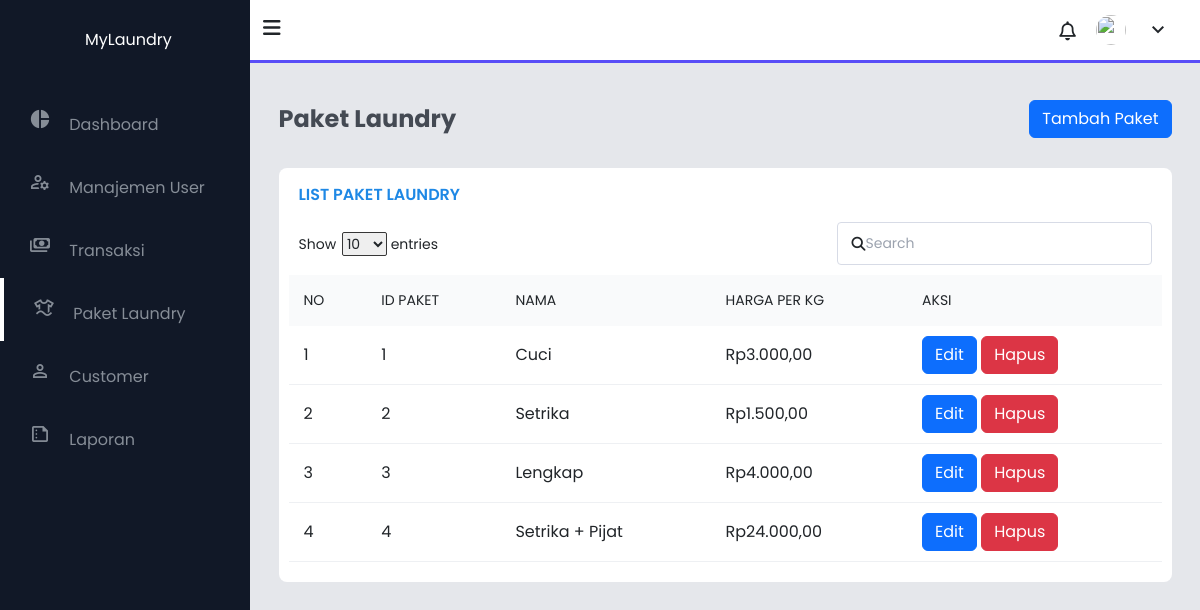
The app's page /Paket.php (signed in) with its own data.
### tables this page shows
CREATE TABLE `paket_laundry` (
  `kategori` varchar(100) NOT NULL,
  `harga` int(10) NOT NULL,
  `id_paket` int(10) NOT NULL
);

### Helper/functions.php (called while the page is built, shortened)
<?php
function rupiah($angka)
{
    $hasil_rupiah = "Rp" . number_format($angka, 2, ',', '.');
    return $hasil_rupiah;
}

### Paket.php (the view, shortened to what this page needs)
<?php
require_once "Helper/functions.php";
$conn = getConnection();
$sql = "SELECT * FROM paket_laundry;";
$hasil = $conn->query($sql);
$no = 1;
?>
<!DOCTYPE html>
<html lang="en">
<head>
  <link rel="stylesheet" href="https://cdnjs.cloudflare.com/ajax/libs/font-awesome/6.2.1/css/all.min.css" />
  <link href="https://cdn.jsdelivr.net/npm/bootstrap@5.2.3/dist/css/bootstrap.min.css" rel="stylesheet" />
  <script src="https://cdn.tailwindcss.com"></script>
  <link rel="stylesheet" href="paket.css" />
  <link rel="stylesheet" href="https://cdnjs.cloudflare.com/ajax/libs/limonte-sweetalert2/11.6.15/sweetalert2.min.css">
</head>
<body>
  <section id="menu">
    <div class="logo">
      <h2>MyLaundry</h2>
    </div>
    <div class="items">
      <li onclick="pindahPage('dashboard.php')">
        <span class="material-icons"> pie_chart </span>
        <a class="menu-text">Dashboard</a>
      </li>
      <li id="manajemen-li" onclick="dropManajemen()">
        <span class="material-symbols-outlined"> manage_accounts </span>
        <a class="menu-text">Manajemen User</a>
      </li>
      <li onclick="pindahPage('Transaksi.php')" id="transaksi-li">
        <span class="material-symbols-outlined"> payments </span>
        <a class="menu-text">Transaksi</a>
      </li>
      <li onclick="pindahPage('Paket.php')">
        <span class="material-symbols-outlined"> laundry </span>
        <a class="menu-text">Paket Laundry</a>
      </li>
      <li onclick="pindahPage('Customer.php')">
        <span class="material-symbols-outlined"> person </span>
        <a class="menu-text">Customer</a>
      </li>
      <li onclick="pindahPage('BuatLaporan.php')">
        <span class="material-symbols-outlined"> summarize </span>
        <a class="menu-text">Laporan</a>
      </li>
    </div>
  </section>
  <section id="interface">
    <div class="navigation">
      <div class="n1">
        <i id="slide-bar" class="fa-solid fa-bars"></i>
      </div>
      <div class="profile">
        <i class="fa fa-bell"> </i>
        <img src="org1.jpeg" alt="" />
        <span class="material-symbols-outlined" onclick="toggleMenu()">
        </span>
      </div>
    </div>
    <div class="transaksi-tambah">
      <h3 class="i-name">Paket Laundry</h3>
      <button type="button" data-bs-toggle="modal" data-bs-target="#newPaketModal" class="btn btn-outline-primary active aksi-btn tambah-btn aksi-btn">
        Tambah Paket
      </button>
    </div>
    <div class="board">
      <p id="p-order">List Paket Laundry</p>
      <div class="show-search">
        <div class="show-entries">
          <label id="show" for="">Show</label>
          <select name="jumlah-data" id="jumlah-data">
            <option value="10">10</option>
          </select>
          <label id="show" for="">entries</label>
        </div>
        <div class="search">
          <i class="fa fa-search"></i>
          <input type="text" placeholder="Search" name="" id="" />
        </div>
      </div>
      <table width="100%">
        <thead>
          <tr>
            <td>No</td>
            <td>ID Paket</td>
            <td>Nama</td>
            <td>Harga per kg</td>
            <td>Aksi</td>
          </tr>
        </thead>
        <tbody>
          <?php foreach ($hasil as $row) { ?>
            <tr>
              <td><?php echo $no;
                  $no++;
                  ?></td>
              <td><?= $row['id_paket'] ?></td>
              <td><?= $row['kategori'] ?></td>
              <td><?= rupiah($row['harga']) ?></td>
              <td>
                <button type="button" id="<?= $row['id_paket'] ?>" class="btn btn-outline-primary active aksi-btn edit">
                  Edit
                </button>
                <button type="button" id="<?= $row['id_paket'] ?>" class=" btn btn-outline-danger active aksi-btn font-kecil hapus">
                  Hapus
                </button>
              </td>
            </tr>
          <?php } ?>
          <td class="people"></td>
        </tbody>
      </table>
    </div>
  </section>
</body>
</html>

### paket.css (style rules this page uses)
* { margin: 0; padding: 0; box-sizing: border-box; font-family: "Poppins", sans-serif; }
body { width: 100%; background: #e5e7eb; position: relative; display: flex; }
#menu { background-color: #111827; width: 250px; height: 100%; position: fixed; top: 0; left: 0; transition: 0.3s ease; }
#menu .logo { display: flex; align-items: center; align-content: center; color: #fff; padding: 30px 0 0 30px; }
#menu .items { margin-top: 40px; }
#menu .items li { list-style: none; padding: 15px 0; transition: 0.3s ease; }
#menu .items li:nth-child(4) { z-index: 1; position: relative; }
#menu .items li:nth-child(5) { border-left: 4px solid #fff; }
#menu .items li span { color: rgb(134, 141, 151); width: 30px; height: 20px; line-height: 30px; text-align: center; font-size: 22px; margin: 0 10px 0 25px; }
#menu .items li a { text-decoration: none; color: rgb(134, 141, 151); font-weight: 300px; transition: 0.3s ease; }
#interface { width: calc(100% - 250px); margin-left: 250px; position: relative; transition: 0.3s ease; }
#interface .navigation { display: flex; align-items: center; justify-content: space-between; background-color: #fff; padding: 15px 30px; padding-left: 13px; border-bottom: 3px solid #594ef7; position: fixed; width: calc(100% - 250px); transition: 0.3s ease; }
.material-symbols-outlined:hover, .n1 i { cursor: pointer; }
.n1 .fa-solid { font-size: 20px; }
.search { display: flex; justify-content: flex-start; align-items: center; padding: 10px 14px; border: 1px solid #d7dbe6; border-radius: 4px; }
#interface .navigation .profile { display: flex; justify-content: flex-start; align-items: center; }
#interface .navigation .profile i { display: flex; align-items: center; font-size: 19px; margin-right: 20px; font-weight: 400; }
#interface .navigation .profile img { width: 30px; margin-right: 20px; height: 30px; object-fit: cover; border-radius: 50%; }
.i-name { color: #444a53; font-size: 24px; font-weight: 700; }
.board { width: 94%; margin: 30px auto 30px auto; overflow: auto; background-color: #fff; border-radius: 8px; padding: 0 10px; }
.board #p-order { font-size: 16px; text-transform: uppercase; margin: 15px 10px; font-weight: 600; color: #1e88e5; }
.board #show { margin-right: 2px; }
.show-search { margin: 10px 10px; display: flex; justify-content: space-between; align-items: center; font-size: 14px; }
.show-search select { border: 1px solid rgb(55, 55, 55); border-radius: 2px; }
.board table { border-collapse: collapse; }
.board table tr, .board table tr:first-child { border-bottom: 1px solid #eef0f3; }
.board table tr:last-child { border-bottom: none; }
thead td { font-size: 14px; text-transform: uppercase; font-weight: 400; background: #f9fafb; text-align: start; padding: 15px; }
tbody tr td { padding: 10px 15px; }
.transaksi-tambah { width: 94%; display: flex; margin-top: 100px; margin-right: auto; margin-left: auto; justify-content: space-between; align-items: center; }

### records on screen
paket_laundry: id_paket "1", kategori "Cuci", harga "Rp3.000,00"
paket_laundry: id_paket "2", kategori "Setrika", harga "Rp1.500,00"
paket_laundry: id_paket "3", kategori "Lengkap", harga "Rp4.000,00"
paket_laundry: id_paket "4", kategori "Setrika + Pijat", harga "Rp24.000,00"
